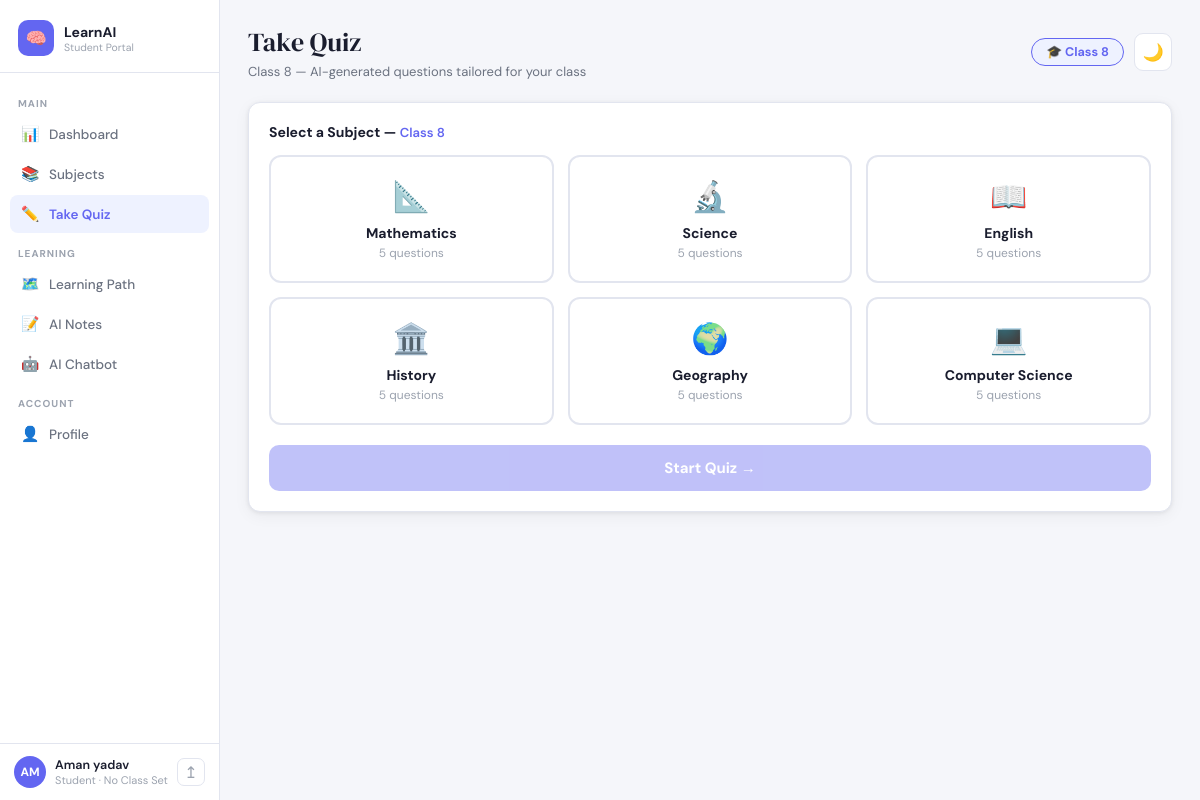
Screenshot of /student/quiz/General (signed in) with the database file from the repository.
### database/models.py (models this page shows)
class User(UserMixin, db.Model):
    __tablename__ = 'users'
    id            = db.Column(db.Integer, primary_key=True)
    name          = db.Column(db.String(100), nullable=False)
    email         = db.Column(db.String(120), unique=True, nullable=False)
    password_hash = db.Column(db.String(200), nullable=False)
    role          = db.Column(db.String(10), nullable=False, default='student')
    subject       = db.Column(db.String(100))
    class_level   = db.Column(db.String(20), nullable=True)  # e.g. "Class 5", "Class 10"
    points        = db.Column(db.Integer, default=0)
    level         = db.Column(db.String(20), default='Beginner')
    firebase_uid  = db.Column(db.String(200), nullable=True)   # ✅ FIXED: Google login ke liye
    created_at    = db.Column(db.DateTime, default=datetime.utcnow)
    quiz_results  = db.relationship('QuizResult', backref='user', lazy=True)
    chat_messages = db.relationship('ChatMessage', backref='user', lazy=True)
    notes         = db.relationship('Note', backref='user', lazy=True)

### app.py (the view)
@student_bp.route('/quiz/<subject>')
def quiz(subject):
    class_level = getattr(current_user, 'class_level', None) or 'Class 8'
    allowed_ids = CLASS_SUBJECTS.get(class_level, [s['id'] for s in SUBJECTS])
    class_subjects = [s for s in SUBJECTS if s['id'] in allowed_ids]
    if not class_subjects:
        class_subjects = SUBJECTS
    return render_template('student/student_quiz.html',
        user=current_user, subject=subject,
        subjects=class_subjects, class_level=class_level)

### app.py (called while the page is built)
@login_manager.user_loader
def load_user(user_id):
    return User.query.get(int(user_id))

@student_bp.before_request
def student_auth():
    if not current_user.is_authenticated:
        return redirect(url_for('login'))
    if current_user.role != 'student':
        return redirect(url_for('teacher.dashboard'))

### templates/student/student_quiz.html (shortened to what this page needs)
<!DOCTYPE html>
<html lang="en" data-theme="light">
<head>
</head>
<body><aside class="sidebar"><div class="logo"><div class="logo-icon">🧠</div><div><div class="logo-name">LearnAI</div><div class="logo-tag">Student Portal</div></div></div><nav class="nav"><div class="ns">Main</div><a href="/student/dashboard" class="na"><span class="ni">📊</span> Dashboard</a><a href="/student/subjects" class="na"><span class="ni">📚</span> Subjects</a><a href="/student/quiz/General" class="na on"><span class="ni">✏️</span> Take Quiz</a><div class="ns">Learning</div><a href="/student/path" class="na"><span class="ni">🗺️</span> Learning Path</a><a href="/student/notes" class="na"><span class="ni">📝</span> AI Notes</a><a href="/student/chatbot" class="na"><span class="ni">🤖</span> AI Chatbot</a><div class="ns">Account</div><a href="/student/profile" class="na"><span class="ni">👤</span> Profile</a></nav><div class="sfoot"><div class="uav">{{ (user.name or 'U')[0:2]|upper }}</div><div><div class="unm">{{ user.name }}</div><div class="url">Student &middot; {{ user.class_level or 'No Class Set' }}</div></div><a href="/logout" class="lb">&#x21A5;</a></div></aside>
<main class="main">
  <div class="topbar"><div><div class="page-title">Take Quiz</div><div class="page-sub">{{ class_level }} — AI-generated questions tailored for your class</div></div><div style="display:flex;align-items:center;gap:10px"><div style="padding:5px 14px;background:var(--primary-bg);border:1px solid var(--primary);border-radius:99px;font-size:12.5px;font-weight:700;color:var(--primary)">🎓 {{ class_level }}</div><button class="tt" id="themeBtn" onclick="toggleTheme()">🌙</button></div></div>
  <div id="selectScreen">
    <div class="card">
      <div style="font-size:14px;font-weight:700;color:var(--text);margin-bottom:14px">Select a Subject — <span style="color:var(--primary);font-size:13px;font-weight:600">{{ class_level }}</span></div>
      <div class="sel-grid">
        {% for s in subjects %}
        <div class="selcard" onclick="pick(this, '{{ s.name }}')">
          <div class="sel-ic">{{ s.icon }}</div>
          <div class="sel-nm">{{ s.name }}</div>
          <div class="sel-cnt">5 questions</div>
        </div>
        {% endfor %}
      </div>
      <button class="start-btn" id="startBtn" disabled onclick="startQuiz()">Start Quiz →</button>
    </div>
  </div>
</main>
</body></html>

### templates/student/student_quiz.html (style rules this page uses)
[data-theme="light"] { --bg:#f5f6fa;--surface:#fff;--surface2:#f0f2f8;--surface3:#e8eaf3;--border:#e2e5ef;--text:#1a1d2e;--text2:#6b7280;--text3:#9ca3af;--primary:#6366f1;--primary-bg:#eef2ff;--success:#059669;--warning:#d97706;--danger:#dc2626;--shadow:0 1px 4px rgba(0,0,0,.07),0 4px 16px rgba(0,0,0,.05) }
*,*::before,*::after { box-sizing:border-box;margin:0;padding:0 }
body { font-family:'DM Sans',sans-serif;background:var(--bg);color:var(--text);min-height:100vh;display:flex;transition:background .3s,color .3s }
.sidebar { width:220px;min-width:220px;height:100vh;position:fixed;left:0;top:0;background:var(--surface);border-right:1px solid var(--border);display:flex;flex-direction:column;z-index:100 }
.logo { padding:20px 18px 16px;display:flex;align-items:center;gap:10px;border-bottom:1px solid var(--border) }
.logo-icon { width:36px;height:36px;border-radius:10px;background:var(--primary);display:flex;align-items:center;justify-content:center;font-size:17px }
.logo-name { font-size:14px;font-weight:700;color:var(--text) }
.logo-tag { font-size:10.5px;color:var(--text3) }
.nav { flex:1;padding:12px 10px;overflow-y:auto }
.ns { font-size:10px;font-weight:700;letter-spacing:.1em;text-transform:uppercase;color:var(--text3);padding:12px 8px 5px }
.na { display:flex;align-items:center;gap:9px;padding:9px 10px;border-radius:8px;color:var(--text2);text-decoration:none;font-size:13.5px;font-weight:500;transition:.15s;margin-bottom:2px }
.na.on { color:var(--primary);background:var(--primary-bg);font-weight:600 }
.ni { font-size:15px;width:20px;text-align:center }
.sfoot { padding:12px 14px;border-top:1px solid var(--border);display:flex;align-items:center;gap:9px }
.uav { width:32px;height:32px;border-radius:50%;background:var(--primary);color:#fff;display:flex;align-items:center;justify-content:center;font-size:12px;font-weight:700 }
.unm { font-size:12.5px;font-weight:600;color:var(--text) }
.url { font-size:11px;color:var(--text3) }
.lb { margin-left:auto;width:28px;height:28px;display:flex;align-items:center;justify-content:center;border-radius:7px;border:1px solid var(--border);color:var(--text3);text-decoration:none;transition:.15s }
.main { margin-left:220px;flex:1;padding:24px 28px }
.topbar { display:flex;align-items:center;justify-content:space-between;margin-bottom:22px }
.page-title { font-family:'DM Serif Display',serif;font-size:26px;color:var(--text);margin-bottom:3px }
.page-sub { font-size:13px;color:var(--text2) }
.tt { width:38px;height:38px;border-radius:9px;background:var(--surface);border:1px solid var(--border);cursor:pointer;display:flex;align-items:center;justify-content:center;font-size:17px }
.card { background:var(--surface);border:1px solid var(--border);border-radius:12px;padding:20px;box-shadow:var(--shadow);margin-bottom:16px }
.sel-grid { display:grid;grid-template-columns:repeat(3,1fr);gap:14px;margin-bottom:20px }
.selcard { border:2px solid var(--border);border-radius:12px;padding:20px;text-align:center;cursor:pointer;transition:.2s;background:var(--surface) }
.sel-ic { font-size:30px;margin-bottom:8px }
.sel-nm { font-size:14px;font-weight:700;color:var(--text) }
.sel-cnt { font-size:12px;color:var(--text3);margin-top:3px }
.start-btn { width:100%;padding:13px;border:none;border-radius:10px;background:var(--primary);color:#fff;font-family:'DM Sans',sans-serif;font-size:15px;font-weight:700;cursor:pointer;transition:.2s }
.start-btn:disabled { opacity:.4;cursor:not-allowed }

### rows the page displays
User: name "AM", name "Aman yadav", class_level "No Class Set"

### other values shown
{{ class_level }} "Class 8"
{{ s.icon }} "📐" "🔬" "📖" "🏛️" "🌍" "💻"
{{ s.name }} "Mathematics" "Science" "English" "History" "Geography" "Computer Science"
